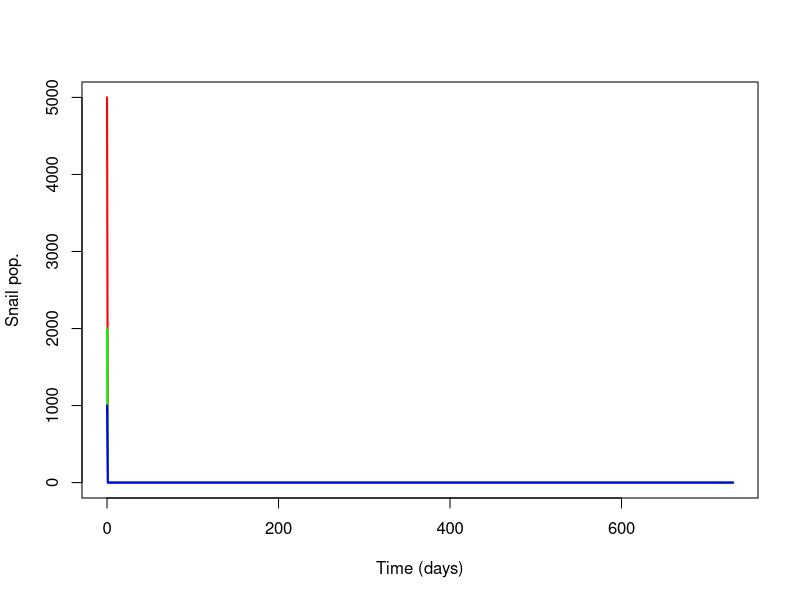

Generate this figure with R:
## Modeling dynamics of prawn predation on snails; no disease

## To-do list:
  # Scale attack rate, density-dependent parameters appropriately
  # Vary prawn size, eventually include growth dynamics
  # Look for snail elimination thresholds (plot N vs. P)

require(deSolve)

snail_size_predation = function(t, n, parameters) { 
  with(as.list(parameters), {
    
    S1 = n[1]
    S2 = n[2]
    S3 = n[3]
    
    P.bm = (ap*(L/10)^bp)/10 # Prawn length (mm) to weight (g) conversion
    
    # Snail length-to-weight conversion
    S1.bm = as*0.4^bs # 4mm size class
    S2.bm = as*0.8^bs # 8mm size class
    S3.bm = as*1.2^bs # 12mm size class
    
    rps1 = P.bm / S1.bm # Prawn-to-snail mass ratio for size class 1
    rps2 = P.bm / S2.bm # Prawn-to-snail mass ratio for size class 2
    rps3 = P.bm / S3.bm # Prawn-to-snail mass ratio for size class 3
      
    # Attack rates as a function of biomass ratio, fit from Sokolow et al. 2014
    alpha1 = 0.037192*rps1
    alpha2 = 0.037192*rps2
    alpha3 = 0.037192*rps3
    
    # Handling times as a function of biomass ratio, fit from Sokolow et al. 2014
    handle1 = 1/(0.40450*rps1)
    handle2 = 1/(0.40450*rps2)
    handle3 = 1/(0.40450*rps3)
    
    # Prawn dynamics, ignoring for now
    # P.bmt = P*P.bm # Total prawn biomass
    # dPdt = -P*(muP*L^-0.25 + P.bmt/phi) # Number of prawns, subject to baseline and density-dependent mortality
    # dLdt = k/(1+gam*P.bmt)*(linf - L) # Mean prawn length, with growth rate k, max length linf, crowding parameter gam
    
    # Functional response by snail size class
    psi1 = (P*alpha1*S1) / (1+sum(alpha1*handle1*S1, alpha2*handle2*S2, alpha3*handle3*S3))
    psi2 = (P*alpha2*S2) / (1+sum(alpha1*handle1*S1, alpha2*handle2*S2, alpha3*handle3*S3))
    psi3 = (P*alpha3*S3) / (1+sum(alpha1*handle1*S1, alpha2*handle2*S2, alpha3*handle3*S3))
    
    # Total snail population  
    N = S1+S2+S3
    
    # Snail dynamics
    dS1dt = f*(1-N/Kn)*(S2+S3) - muN1*S1 - psi1*S1 - g1*S1
    
    dS2dt = g1*S1 - muN2*S2 - psi2*S2 - g2*S2
    
    dS3dt = g2*S2 - muN3*S3 - psi3*S3
    
    
    return(list(c(dS1dt, dS2dt, dS3dt)))
  }) 
} 

# Set initial values and parameters
nstart = c(S1 = 5000, S2 = 2000, S3 = 1000)
time = seq(0, 365*2, 1)

parameters=c(
  # Prawn model parameters
  P = 50,        # Number of prawns, currently held constant
  L = 75,        # Length of prawns (mm)
  ap = 0.096868, # Allometric coefficient based on Lalrisanga et al. 2012 (for M. rosenbergii)
  bp = 3.2944,   # Allometric coefficient based on Lalrisanga et al. 2012 (for M. rosenbergii)
  # gam = 1e-6, # Crowding parameter, reduces growth rate at high density
  # muP = 0.006136986, # Baseline prawn mortality rate
  # phi = 40000000, # Biomass-based density dependence parameter, per hactare
  # k = 0.00339726, # Growth rate (mm/day)
  # linf = 206, # Max length (mm)
    
  # Snail model parameters
  as = 0.187178454, # Allometric coefficient fitted to Sanna's data on B. glabrata
  bs = 2.536764792, # Allometric coefficient fitted to Sanna's data on B. glabrata
  f = 0.26,         # Birth rate of adult snails, from Sokolow et al. 2015 scaled by 1/0.6 to account for immature snails
  muN1 = 1/40,      # Natural mortality rate of small snails (deaths/snail/day; assume mean lifespan = 50 days)
  muN2 = 1/50,      # Natural mortality rate of medium snails (deaths/snail/day; assume mean lifespan = 50 days)
  muN3 = 1/60,      # Natural mortality rate of large snails (deaths/snail/day; assume mean lifespan = 50 days)
  g1 = 1/37,        # Growth rate of small snails (size class transition rate, in terms of days to grow 4mm; adapted from McCreesh et al. 2014, assuming water temp. of 25 C) 
  g2 = 1/62,        # Growth rate of medium snails (size class transition rate, in terms of days to grow 4mm; adapted from McCreesh et al. 2014, assuming water temp. of 25 C) 
  Kn = 10000        # Carrying capacity of snails (per 200m^2 site, Sokolow et al. 2015) 
)


# Run & plot
output_ss = as.data.frame(ode(nstart,time,snail_size_predation,parameters))
plot(output_ss$time, output_ss$S1, type = 'l', col = 'red', lwd=2, xlab = "Time (days)", ylab = "Snail pop.",
     ylim = c(0, 5000))
lines(output_ss$time, output_ss$S2, col = 'green', lwd=2)
lines(output_ss$time, output_ss$S3, col = 'blue', lwd=2)
